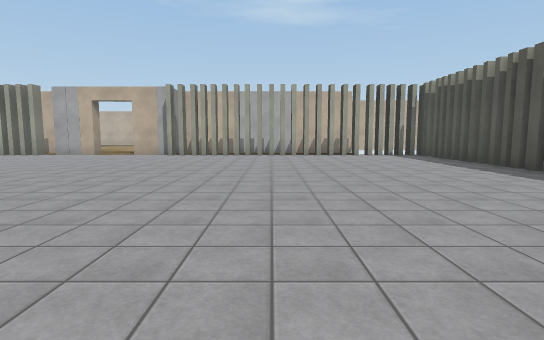
[1] (above)

16 first-person views from a walk through a scene from a Unity 3-D project. The camera is 1.4 m above the floor, tilts 6° down and sees 80° across. The floor is counted in squares, 2 m on a side. Each view is taken from the middle of a square. On the plan, view 1 faces up. The plan holds only what a view shows up to about 10 squares ahead; the rest is blank. The place goes on beyond the plan. The player is left out. Door leaves are left out, so doorways stand open. Some surface patterns are stand-ins.

[2]
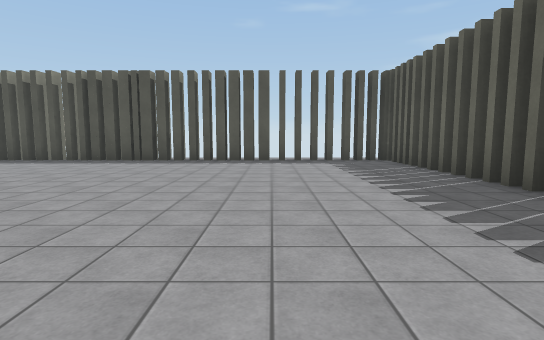

[3]
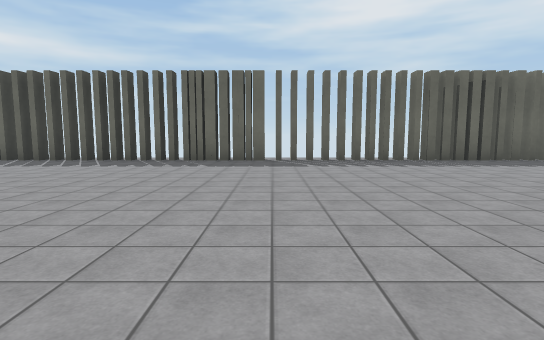

[4]
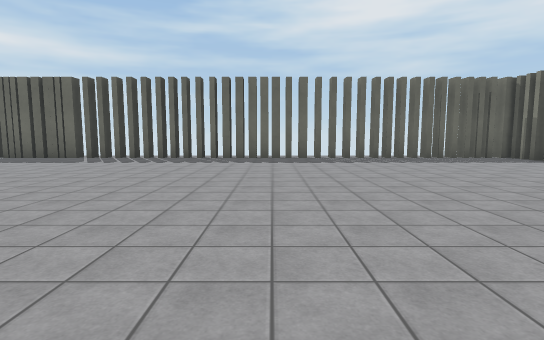

[5]
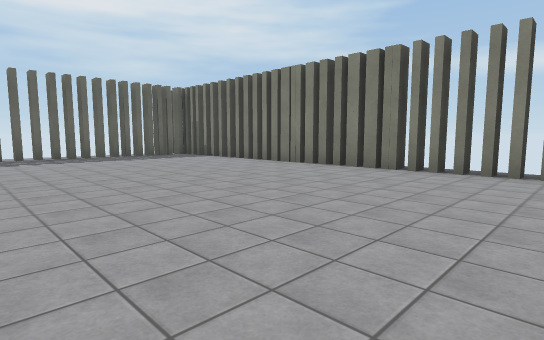

[6]
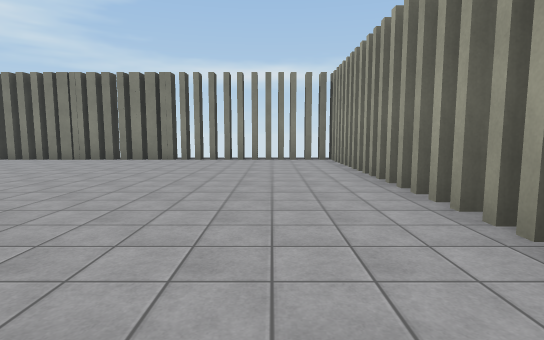

[7]
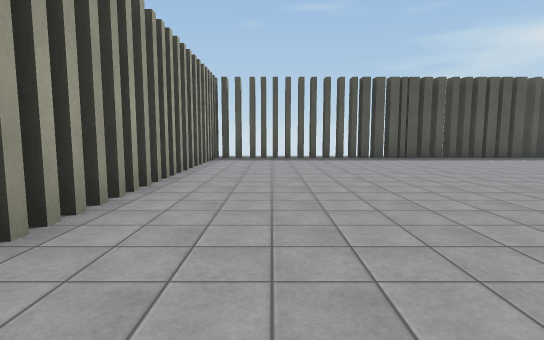

[8]
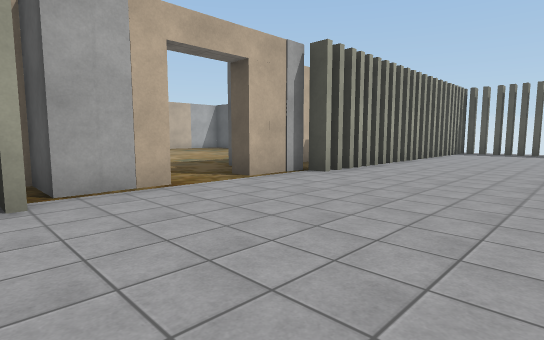

[9]
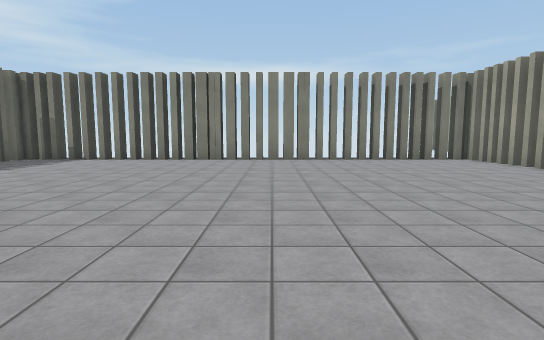

[10]
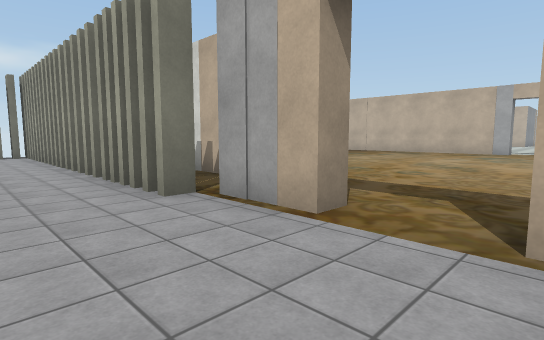

[11]
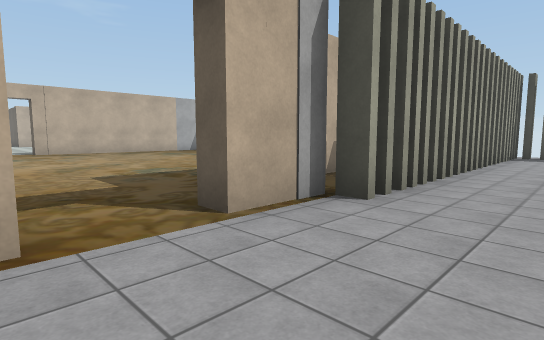

[12]
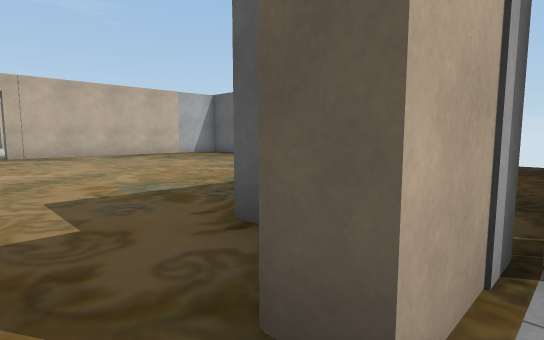

[13]
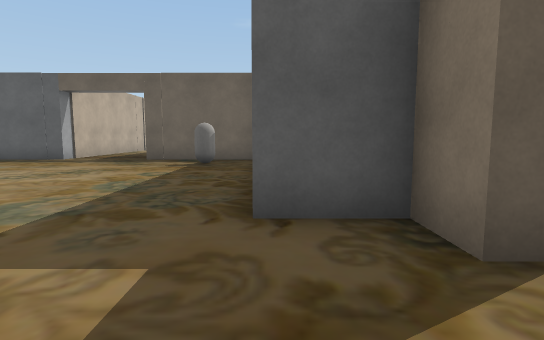

[14]
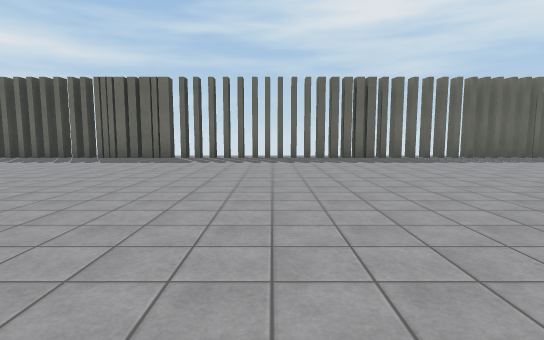

[15]
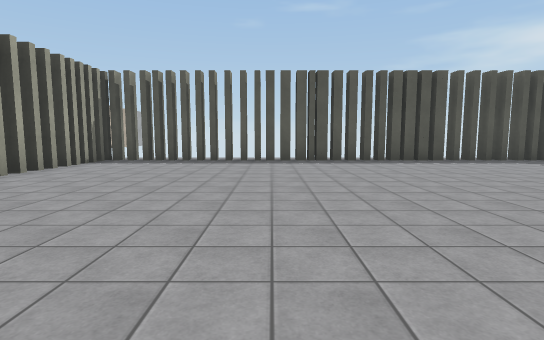

[16]
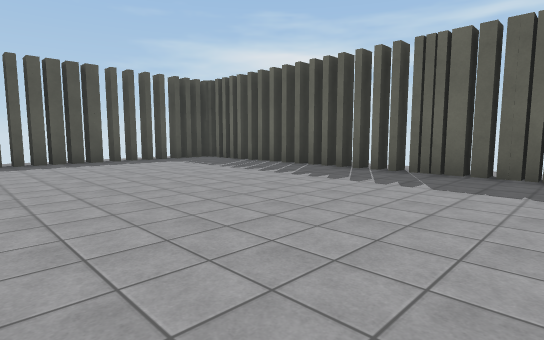

### Floor plan
Key: @ floor where view 1 was taken; # wall or solid block; x gap in a wall; . floor; D open door; C capsule.
Columns run from 18 left of view 1 to 6 right of it. Each row starts with its distance up from view 1.
 24              ..
 23              ...
 22            ......   .#
 21           ........ ..#
 20          .............
 19         ..............
 18         ..............
 17          ............#
 16          ..........C.#
 15           ...........#
 14        ####...###
 13          ###D##.......
 12 #xx#######....########x#
 11 x......................#
 10 x......................x
  9 x......................x.
  8 x......................x.
  7 x......................x
  6 x......................x
  5 x......................x
  4 #......................x
  3 x......................x
  2 x......................x.
  1 x......................#.
  0 x.................@....x
 -1 ##xxxxxx#xxxxxx##xxxx#x#
 -2 x    ..      ... ..

Positions as (right, up) in squares from view 1, and headings:
1: (0, 0), facing up
2: (-4, 2), facing right
3: (-4, 8), facing down
4: (-10, 9), facing down
5: (-11, 10), facing down-left
6: (-8, 10), facing left
7: (-5, 10), facing right
8: (-9, 8), facing up-right
9: (-8, 6), facing left
10: (-5, 10), facing up-left
11: (-7, 10), facing up-right
12: (-6, 12), facing up-right
13: (-7, 14), facing right
14: (-7, 9), facing down
15: (-4, 7), facing right
16: (-4, 5), facing down-right
